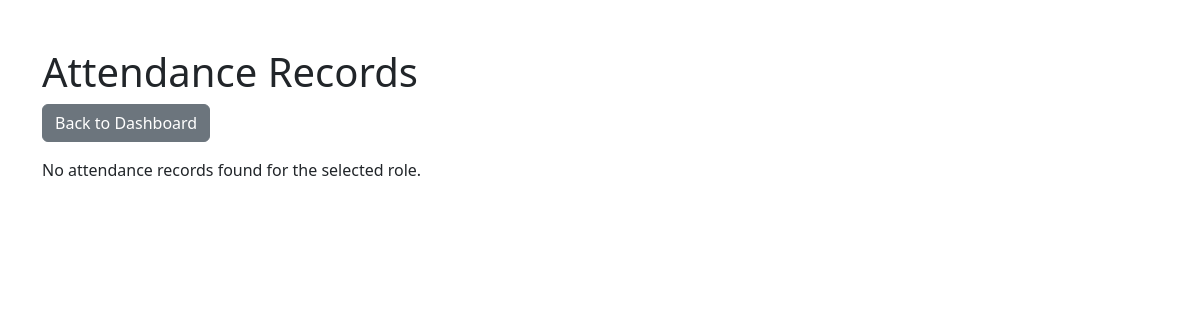
Page /campus/student/attendance/ (signed in) on the earlier database version.
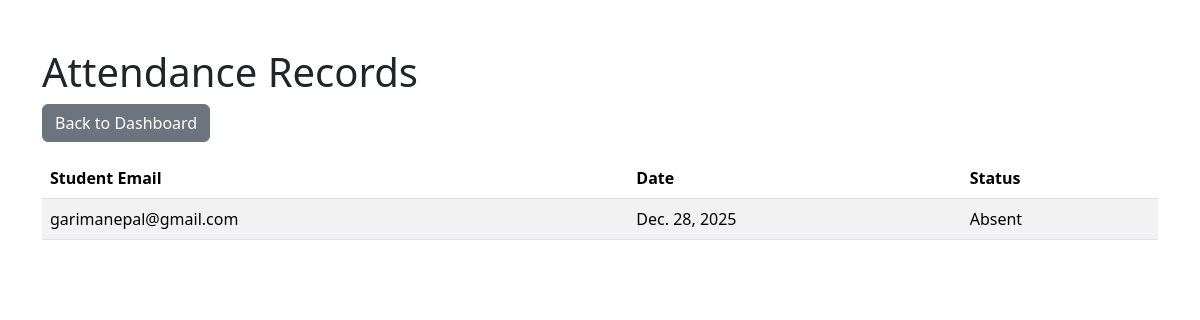
Same page on the later database version.
### campus/models.py (models this page shows, shortened)
class Attendance(models.Model):
    student = models.ForeignKey(settings.AUTH_USER_MODEL, related_name='student_attendance', limit_choices_to={'role': 'student'}, on_delete=models.CASCADE)
    teacher = models.ForeignKey(settings.AUTH_USER_MODEL, related_name='teacher_attendance', limit_choices_to={'role': 'teacher'}, on_delete=models.CASCADE, null=True, blank=True)
    date = models.DateField(auto_now_add=True)
    present = models.BooleanField(default=True)

### users/models.py (models this page shows, shortened)
class CustomUser(AbstractUser):
    ROLE_CHOICES = (
        ('student', 'Student'),
        ('teacher', 'Teacher'),
        ('admin', 'Admin'),
    )
    email = models.EmailField(unique=True)
    phone_number = models.CharField(max_length=15, blank=True, null=True)
    role = models.CharField(max_length=20, choices=ROLE_CHOICES, default='student')
    USERNAME_FIELD = 'email'
    REQUIRED_FIELDS = []
    objects = CustomUserManager()

### campus/views.py (the view)
# urls.py: path('student/attendance/', view_my_attendance, name='view_my_attendance'),
@login_required
@student_required
def view_my_attendance(request):
    attendance_records = Attendance.objects.filter(student=request.user).order_by('-date')
    return render(request, 'campus/view_attendance.html', {'attendance_records': attendance_records})

### campus/views.py (called while the page is built)
def student_required(function):
    return user_passes_test(lambda u: u.role == 'student' and u.is_authenticated)(function)

### myproject/context_processors.py (called while the page is built)
def college_context(request):  # Adjust name to match your setup
    return {
        'college_info': CollegeInfo.objects.first(),
        'events': Event.objects.all(),
    }

### campus/templates/campus/view_attendance.html (shortened to what this page needs)
<!DOCTYPE html>
<html lang="en">
<head>
    <link href="https://cdn.jsdelivr.net/npm/bootstrap@5.3.3/dist/css/bootstrap.min.css" rel="stylesheet">
</head>
<body>
    <div class="container mt-5">
        <h1>Attendance Records</h1>
        {% if request.user.role == 'student' %}
        <a href="{% url 'student_dashboard' %}" class="btn btn-secondary mb-3">Back to Dashboard</a>
        {% elif request.user.role == 'teacher' %}
        <a href="{% url 'teacher_dashboard' %}" class="btn btn-secondary mb-3">Back to Dashboard</a>
        {% else %}
        <a href="{% url 'admin_dashboard' %}" class="btn btn-secondary mb-3">Back to Dashboard</a>
        {% endif %}
        {% if attendance_records %}
        <table class="table table-striped">
            <thead>
                <tr>
                    <th>Student Email</th>
                    <th>Date</th>
                    <th>Status</th>
                </tr>
            </thead>
            <tbody>
                {% for record in attendance_records %}
                <tr>
                    <td>{{ record.student.email }}</td>
                    <td>{{ record.date }}</td>
                    <td>{{ record.present|yesno:"Present,Absent" }}</td>
                </tr>
                {% endfor %}
            </tbody>
        </table>
        {% else %}
        <p>No attendance records found for the selected role.</p>
        {% endif %}
    </div>
</body>
</html>

Differences in the rows shown:
added Attendance: student.email "garimanepal@gmail.com", date "Dec. 28, 2025", present "Absent"
Other differences:
text no longer shown: "No attendance records found for the selected role."
text now shown: "Student Email Date Status"
